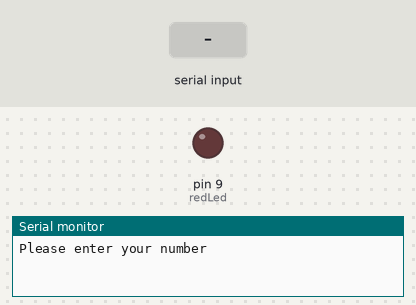
Bench run of a sketch on a simulated Arduino Uno, built with avr-gcc and run on an emulated ATmega328P. On the bench: output pins drawn as LEDs (lit = HIGH), the last lines printed to the serial monitor. The inputs (shaded band) are chosen by the test bench.

Above: at 1.2 s.
1.3 s: "90,45\n" received over Serial
At 2.2 s:
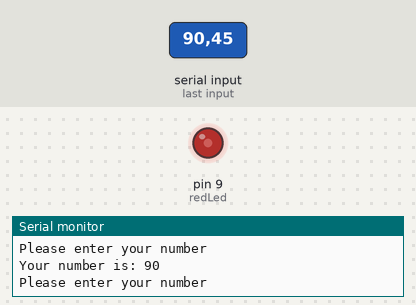
4.3 s: "30,150\n" received over Serial
At 5.7 s:
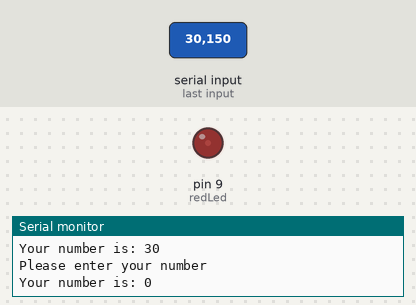
7.3 s: "200\n" received over Serial
At 8.7 s:
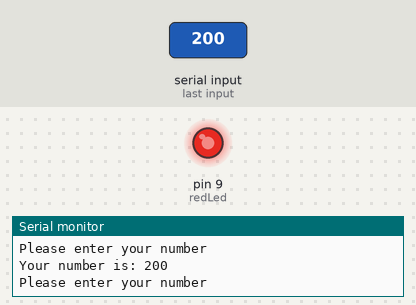
9.8 s: "0\n" received over Serial
At 11.8 s:
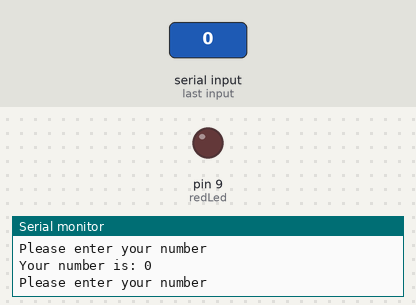
12.2 s: "90\n" received over Serial
At 13.6 s:
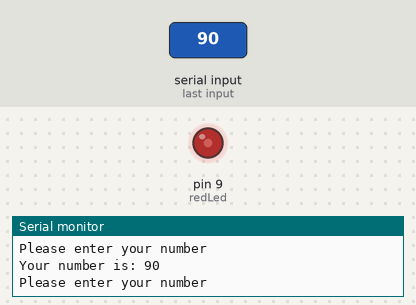
Timing chart, 0 to 15.2 s (numbered marks = the images above; inputs shaded):
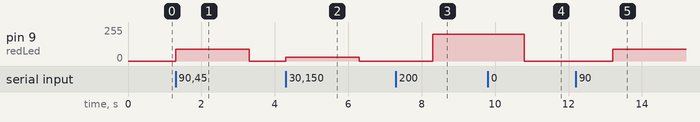

The sketch:

userInput.ino
```cpp
int myNumber;
int leftOver;
int redLed = 9;
String msg = "Please enter your number";
String msg2 = "Your number is: ";

void setup(){
    Serial.begin(115200);
    pinMode(redLed, OUTPUT);
}
void loop(){
    Serial.println(msg);
    while(Serial.available()==0){

    }
    myNumber = Serial.parseInt();
    Serial.println(msg2 + myNumber);
    leftOver = Serial.parseInt();
    if(myNumber>=0 && myNumber<256){
        analogWrite(redLed, myNumber);
    }else{
        analogWrite(redLed, 0);
    }
}
```

Measured:
- after the input at 1.3 s, pin 9 (redLed): 0/255 → 90/255 at once, → 0/255 2.0 s later
- after the input at 4.3 s, pin 9 (redLed): 0/255 → 30/255 at once, → 0/255 2.0 s later
- after the input at 7.3 s, pin 9 (redLed): 0/255 → 200/255 after 1.0 s
- after the input at 9.8 s, pin 9 (redLed): 200/255 → 0/255 after 1.0 s
- after the input at 12.2 s, pin 9 (redLed): 0/255 → 90/255 after 1.0 s
